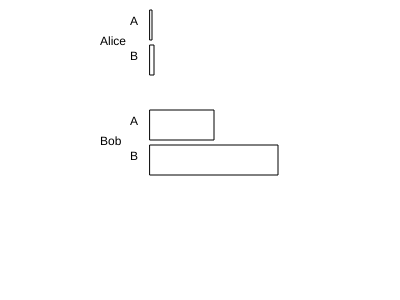
Frame 1 (no input)
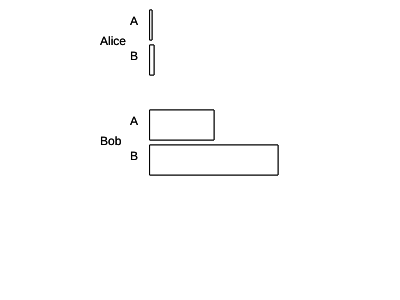
Frame 2 (the mouse pressed at the canvas centre, redrawn once)

The p5.js sketch that drew these frames (run headless with seeded random() and noise() and a simulated clock; the mouse was pressed at the canvas centre and the sketch redrawn once):

// p5.js sketch
// ── sketch.js
// sketch.js
const reports = [
  {
    "report": "Report 1",
    "author": "Alice",
    "data": [
        {"design": "A", "purchase": 2, "trial": 40},
        {"design": "B", "purchase": 4, "trial": 50},
    ]
  },
  {
    "report": "Report 2",
    "author": "Bob",
    "data": [
        {"design": "A", "purchase": 64, "trial": 1280},
        {"design": "B", "purchase": 128, "trial": 1600},
    ]
  },
]

const canvasWidth = 400;
const canvasHeight = 300;

const leftMargin = 50;
const bottomMargin = 50

const groupHeight = 100;
const barWidth = 30;

function setup() {
  createCanvas(canvasWidth, canvasHeight);
  noLoop(); // https://p5js.org/learn/program-flow.html
}

function draw() {
  reports.forEach((report, reportIdx) => {
    const author = report.author;
    const data = report.data;

    const groupY = reportIdx * groupHeight + 10;

    text(author, 100, groupY + groupHeight / 2 - 15);

    data.forEach((d, dataIdx) => {
      console.log(d, dataIdx);

      const dataY = groupY + dataIdx * (barWidth + 5)
      rect(150, dataY, d.purchase, barWidth); // https://p5js.org/reference/#/p5/rect
      text(d.design, 130, dataY + barWidth / 2); // https://p5js.org/reference/#/p5/text
    });

  });
}
